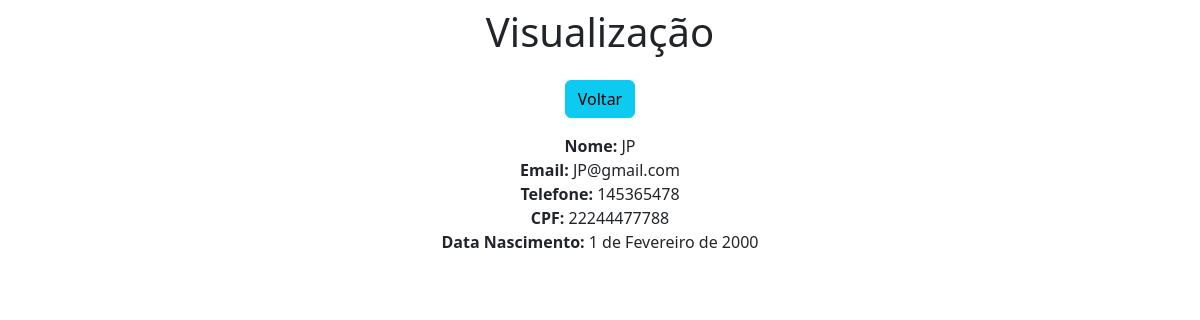
The app's page /view/14/ with its own data.
### app/models.py (models this page shows)
class Dados(models.Model):
    nome = models.CharField(max_length=150)
    email = models.EmailField()
    telefone = models.CharField(max_length=14)
    cpf = models.CharField(max_length=11)
    data_nascimento = models.DateField()

### app/views.py (the view)
# urls.py: path('view/<int:pk>/', view, name='view'),
def view(request, pk):
    data = {}
    data['db'] = Dados.objects.get(pk=pk)
    return render(request, 'view.html', data)

### app/templates/view.html (shortened to what this page needs)
<!DOCTYPE html>
<html lang="pt-br">
    <head>
<link href="https://cdn.jsdelivr.net/npm/bootstrap@5.2.3/dist/css/bootstrap.min.css" rel="stylesheet">
    </head>
    <body>
        <div class="col-8 m-auto pt-2 pb-2 text-center">
            <h1>Visualização</h1>
        </div>
        <div class="col-8 m-auto pt-2 pb-2 text-center">
            <a href="/" class="btn btn-info">Voltar</a>
        </div>
        <div class="col-8 m-auto pt-2 pb-2 text-center">
            <strong>Nome: </strong>{{ db.nome }}<br>
            <strong>Email: </strong>{{ db.email }}<br>
            <strong>Telefone: </strong>{{ db.telefone }}<br>
            <strong>CPF: </strong>{{ db.cpf }}<br>
            <strong>Data Nascimento: </strong>{{ db.data_nascimento }}<br>
        </div>
    </body>
</html>

### records on screen
Dados: nome "JP", email "JP@gmail.com", telefone "145365478", cpf "22244477788", data_nascimento "1 de Fevereiro de 2000"
